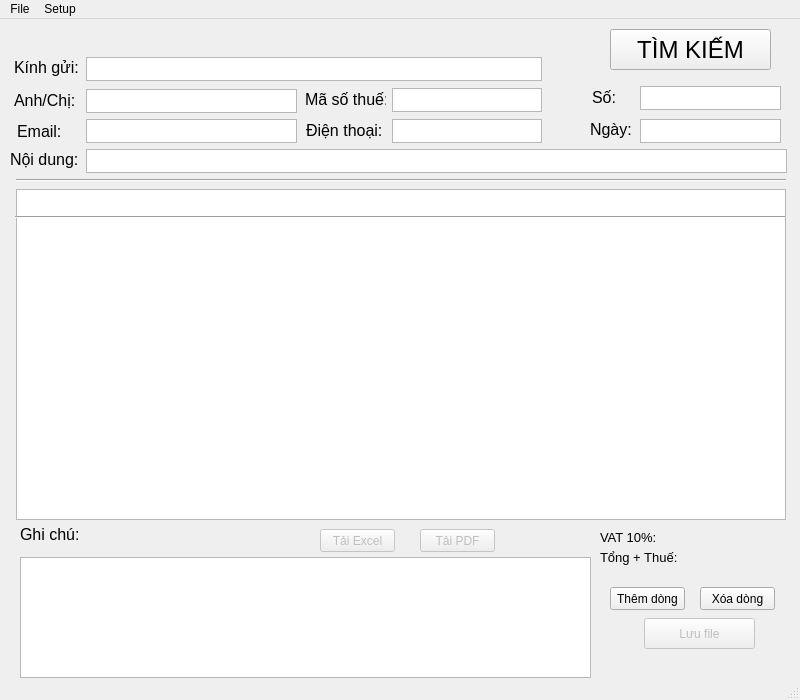
<?xml version="1.0" encoding="UTF-8"?>
<ui version="4.0">
 <class>Win_tim_bg</class>
 <widget class="QMainWindow" name="Win_tim_bg">
  <property name="geometry">
   <rect>
    <x>0</x>
    <y>0</y>
    <width>800</width>
    <height>700</height>
   </rect>
  </property>
  <property name="minimumSize">
   <size>
    <width>800</width>
    <height>700</height>
   </size>
  </property>
  <property name="maximumSize">
   <size>
    <width>800</width>
    <height>700</height>
   </size>
  </property>
  <property name="windowTitle">
   <string>Tạo báo giá mới</string>
  </property>
  <widget class="QWidget" name="centralwidget">
   <widget class="QLabel" name="label_2">
    <property name="geometry">
     <rect>
      <x>14</x>
      <y>38</y>
      <width>81</width>
      <height>21</height>
     </rect>
    </property>
    <property name="font">
     <font>
      <pointsize>12</pointsize>
     </font>
    </property>
    <property name="text">
     <string>Kính gửi:</string>
    </property>
   </widget>
   <widget class="QLabel" name="label_3">
    <property name="geometry">
     <rect>
      <x>14</x>
      <y>71</y>
      <width>81</width>
      <height>21</height>
     </rect>
    </property>
    <property name="font">
     <font>
      <pointsize>12</pointsize>
     </font>
    </property>
    <property name="text">
     <string>Anh/Chị:</string>
    </property>
   </widget>
   <widget class="QLabel" name="label_4">
    <property name="geometry">
     <rect>
      <x>306</x>
      <y>101</y>
      <width>81</width>
      <height>21</height>
     </rect>
    </property>
    <property name="font">
     <font>
      <pointsize>12</pointsize>
     </font>
    </property>
    <property name="text">
     <string>Điện thoại:</string>
    </property>
   </widget>
   <widget class="QLabel" name="label_5">
    <property name="geometry">
     <rect>
      <x>17</x>
      <y>102</y>
      <width>81</width>
      <height>21</height>
     </rect>
    </property>
    <property name="font">
     <font>
      <pointsize>12</pointsize>
     </font>
    </property>
    <property name="text">
     <string>Email:</string>
    </property>
   </widget>
   <widget class="QLabel" name="label_so_bg">
    <property name="geometry">
     <rect>
      <x>592</x>
      <y>68</y>
      <width>181</width>
      <height>21</height>
     </rect>
    </property>
    <property name="font">
     <font>
      <pointsize>12</pointsize>
     </font>
    </property>
    <property name="text">
     <string>Số:</string>
    </property>
   </widget>
   <widget class="QLabel" name="label_ngay">
    <property name="geometry">
     <rect>
      <x>590</x>
      <y>100</y>
      <width>181</width>
      <height>21</height>
     </rect>
    </property>
    <property name="font">
     <font>
      <pointsize>12</pointsize>
     </font>
    </property>
    <property name="text">
     <string>Ngày:</string>
    </property>
   </widget>
   <widget class="QTextEdit" name="text_ten_congty">
    <property name="geometry">
     <rect>
      <x>86</x>
      <y>38</y>
      <width>456</width>
      <height>24</height>
     </rect>
    </property>
    <property name="font">
     <font>
      <pointsize>9</pointsize>
     </font>
    </property>
   </widget>
   <widget class="QTextEdit" name="text_nguoi_lien_he">
    <property name="geometry">
     <rect>
      <x>86</x>
      <y>70</y>
      <width>211</width>
      <height>24</height>
     </rect>
    </property>
    <property name="font">
     <font>
      <pointsize>9</pointsize>
     </font>
    </property>
   </widget>
   <widget class="QTextEdit" name="text_sdt">
    <property name="geometry">
     <rect>
      <x>392</x>
      <y>100</y>
      <width>150</width>
      <height>24</height>
     </rect>
    </property>
    <property name="font">
     <font>
      <pointsize>9</pointsize>
     </font>
    </property>
   </widget>
   <widget class="QTextEdit" name="text_email">
    <property name="geometry">
     <rect>
      <x>86</x>
      <y>100</y>
      <width>211</width>
      <height>24</height>
     </rect>
    </property>
    <property name="font">
     <font>
      <pointsize>9</pointsize>
     </font>
    </property>
   </widget>
   <widget class="QTextEdit" name="text_noi_dung">
    <property name="geometry">
     <rect>
      <x>86</x>
      <y>130</y>
      <width>701</width>
      <height>24</height>
     </rect>
    </property>
    <property name="font">
     <font>
      <pointsize>9</pointsize>
     </font>
    </property>
   </widget>
   <widget class="QLabel" name="label_8">
    <property name="geometry">
     <rect>
      <x>20</x>
      <y>505</y>
      <width>81</width>
      <height>21</height>
     </rect>
    </property>
    <property name="font">
     <font>
      <pointsize>12</pointsize>
     </font>
    </property>
    <property name="text">
     <string>Ghi chú:</string>
    </property>
   </widget>
   <widget class="Line" name="line">
    <property name="geometry">
     <rect>
      <x>16</x>
      <y>160</y>
      <width>770</width>
      <height>3</height>
     </rect>
    </property>
    <property name="orientation">
     <enum>Qt::Horizontal</enum>
    </property>
   </widget>
   <widget class="QTableWidget" name="tableWidget">
    <property name="geometry">
     <rect>
      <x>16</x>
      <y>170</y>
      <width>770</width>
      <height>331</height>
     </rect>
    </property>
   </widget>
   <widget class="QTextEdit" name="text_ghi_chu">
    <property name="geometry">
     <rect>
      <x>20</x>
      <y>538</y>
      <width>571</width>
      <height>121</height>
     </rect>
    </property>
   </widget>
   <widget class="QPushButton" name="but_them_dong">
    <property name="enabled">
     <bool>true</bool>
    </property>
    <property name="geometry">
     <rect>
      <x>610</x>
      <y>568</y>
      <width>75</width>
      <height>23</height>
     </rect>
    </property>
    <property name="text">
     <string>Thêm dòng</string>
    </property>
   </widget>
   <widget class="QPushButton" name="but_xoa_dong">
    <property name="enabled">
     <bool>true</bool>
    </property>
    <property name="geometry">
     <rect>
      <x>700</x>
      <y>568</y>
      <width>75</width>
      <height>23</height>
     </rect>
    </property>
    <property name="text">
     <string>Xóa dòng</string>
    </property>
   </widget>
   <widget class="QPushButton" name="but_luu_file">
    <property name="enabled">
     <bool>false</bool>
    </property>
    <property name="geometry">
     <rect>
      <x>644</x>
      <y>599</y>
      <width>111</width>
      <height>31</height>
     </rect>
    </property>
    <property name="text">
     <string>Lưu file</string>
    </property>
   </widget>
   <widget class="QPushButton" name="but_excel">
    <property name="enabled">
     <bool>false</bool>
    </property>
    <property name="geometry">
     <rect>
      <x>320</x>
      <y>510</y>
      <width>75</width>
      <height>23</height>
     </rect>
    </property>
    <property name="text">
     <string>Tải Excel</string>
    </property>
   </widget>
   <widget class="QPushButton" name="but_pdf">
    <property name="enabled">
     <bool>false</bool>
    </property>
    <property name="geometry">
     <rect>
      <x>420</x>
      <y>510</y>
      <width>75</width>
      <height>23</height>
     </rect>
    </property>
    <property name="text">
     <string>Tải PDF</string>
    </property>
   </widget>
   <widget class="QTextEdit" name="text_mst">
    <property name="geometry">
     <rect>
      <x>392</x>
      <y>69</y>
      <width>150</width>
      <height>24</height>
     </rect>
    </property>
    <property name="font">
     <font>
      <pointsize>9</pointsize>
     </font>
    </property>
   </widget>
   <widget class="QLabel" name="label_9">
    <property name="geometry">
     <rect>
      <x>305</x>
      <y>70</y>
      <width>81</width>
      <height>21</height>
     </rect>
    </property>
    <property name="font">
     <font>
      <pointsize>12</pointsize>
     </font>
    </property>
    <property name="text">
     <string>Mã số thuế:</string>
    </property>
   </widget>
   <widget class="QPushButton" name="but_timkiem">
    <property name="geometry">
     <rect>
      <x>610</x>
      <y>10</y>
      <width>161</width>
      <height>41</height>
     </rect>
    </property>
    <property name="font">
     <font>
      <pointsize>18</pointsize>
     </font>
    </property>
    <property name="text">
     <string>TÌM KIẾM</string>
    </property>
   </widget>
   <widget class="QLabel" name="thongbao">
    <property name="geometry">
     <rect>
      <x>140</x>
      <y>10</y>
      <width>381</width>
      <height>21</height>
     </rect>
    </property>
    <property name="font">
     <font>
      <pointsize>11</pointsize>
      <weight>75</weight>
      <italic>true</italic>
      <bold>true</bold>
     </font>
    </property>
    <property name="text">
     <string/>
    </property>
   </widget>
   <widget class="QLabel" name="label_vat">
    <property name="geometry">
     <rect>
      <x>600</x>
      <y>510</y>
      <width>191</width>
      <height>16</height>
     </rect>
    </property>
    <property name="font">
     <font>
      <pointsize>10</pointsize>
     </font>
    </property>
    <property name="text">
     <string>VAT 10%: </string>
    </property>
   </widget>
   <widget class="QLabel" name="label_tong">
    <property name="geometry">
     <rect>
      <x>600</x>
      <y>530</y>
      <width>191</width>
      <height>16</height>
     </rect>
    </property>
    <property name="font">
     <font>
      <pointsize>10</pointsize>
     </font>
    </property>
    <property name="text">
     <string>Tổng + Thuế:</string>
    </property>
   </widget>
   <widget class="Line" name="line_2">
    <property name="geometry">
     <rect>
      <x>15</x>
      <y>197</y>
      <width>770</width>
      <height>3</height>
     </rect>
    </property>
    <property name="orientation">
     <enum>Qt::Horizontal</enum>
    </property>
   </widget>
   <widget class="QTextEdit" name="text_so_bg">
    <property name="geometry">
     <rect>
      <x>640</x>
      <y>67</y>
      <width>141</width>
      <height>24</height>
     </rect>
    </property>
   </widget>
   <widget class="QTextEdit" name="text_ngay_bg">
    <property name="geometry">
     <rect>
      <x>640</x>
      <y>100</y>
      <width>141</width>
      <height>24</height>
     </rect>
    </property>
   </widget>
   <widget class="QLabel" name="label">
    <property name="geometry">
     <rect>
      <x>10</x>
      <y>130</y>
      <width>71</width>
      <height>20</height>
     </rect>
    </property>
    <property name="font">
     <font>
      <pointsize>12</pointsize>
     </font>
    </property>
    <property name="text">
     <string>Nội dung:</string>
    </property>
   </widget>
   <zorder>label_2</zorder>
   <zorder>label_3</zorder>
   <zorder>label_4</zorder>
   <zorder>label_5</zorder>
   <zorder>label_so_bg</zorder>
   <zorder>label_ngay</zorder>
   <zorder>text_ten_congty</zorder>
   <zorder>text_nguoi_lien_he</zorder>
   <zorder>text_sdt</zorder>
   <zorder>text_email</zorder>
   <zorder>text_noi_dung</zorder>
   <zorder>line</zorder>
   <zorder>tableWidget</zorder>
   <zorder>text_ghi_chu</zorder>
   <zorder>label_8</zorder>
   <zorder>but_them_dong</zorder>
   <zorder>but_xoa_dong</zorder>
   <zorder>but_luu_file</zorder>
   <zorder>but_excel</zorder>
   <zorder>but_pdf</zorder>
   <zorder>text_mst</zorder>
   <zorder>label_9</zorder>
   <zorder>but_timkiem</zorder>
   <zorder>thongbao</zorder>
   <zorder>label_vat</zorder>
   <zorder>label_tong</zorder>
   <zorder>line_2</zorder>
   <zorder>text_so_bg</zorder>
   <zorder>text_ngay_bg</zorder>
   <zorder>label</zorder>
  </widget>
  <widget class="QMenuBar" name="menubar">
   <property name="geometry">
    <rect>
     <x>0</x>
     <y>0</y>
     <width>800</width>
     <height>21</height>
    </rect>
   </property>
   <widget class="QMenu" name="menuFile">
    <property name="title">
     <string>File</string>
    </property>
    <addaction name="menu_tao_kh"/>
    <addaction name="menu_xem_bg_cu"/>
    <addaction name="separator"/>
    <addaction name="actionT_o_kh_ch_h_ng_m_i"/>
    <addaction name="menu_xem_kh_cu"/>
    <addaction name="separator"/>
    <addaction name="actionK_t_th_c"/>
   </widget>
   <widget class="QMenu" name="menuH_ng_d_n">
    <property name="title">
     <string>Setup</string>
    </property>
    <addaction name="actionH_ng_d_n_s_d_ng"/>
    <addaction name="separator"/>
    <addaction name="actionSetup"/>
    <addaction name="actionUpdate"/>
   </widget>
   <addaction name="menuFile"/>
   <addaction name="menuH_ng_d_n"/>
  </widget>
  <widget class="QStatusBar" name="statusbar"/>
  <action name="menu_tao_kh">
   <property name="text">
    <string>Tạo báo giá mới</string>
   </property>
  </action>
  <action name="menu_xem_bg_cu">
   <property name="text">
    <string>Xem báo giá đã gửi</string>
   </property>
  </action>
  <action name="actionT_o_kh_ch_h_ng_m_i">
   <property name="text">
    <string>Tạo khách hàng mới</string>
   </property>
  </action>
  <action name="menu_xem_kh_cu">
   <property name="text">
    <string>Xem thông tin KH</string>
   </property>
  </action>
  <action name="actionK_t_th_c">
   <property name="text">
    <string>Kết thúc</string>
   </property>
  </action>
  <action name="actionH_ng_d_n_s_d_ng">
   <property name="text">
    <string>Hướng dẫn sử dụng</string>
   </property>
  </action>
  <action name="actionUpdate">
   <property name="text">
    <string>Update...</string>
   </property>
  </action>
  <action name="actionSetup">
   <property name="text">
    <string>Setup</string>
   </property>
  </action>
 </widget>
 <resources/>
 <connections/>
</ui>
